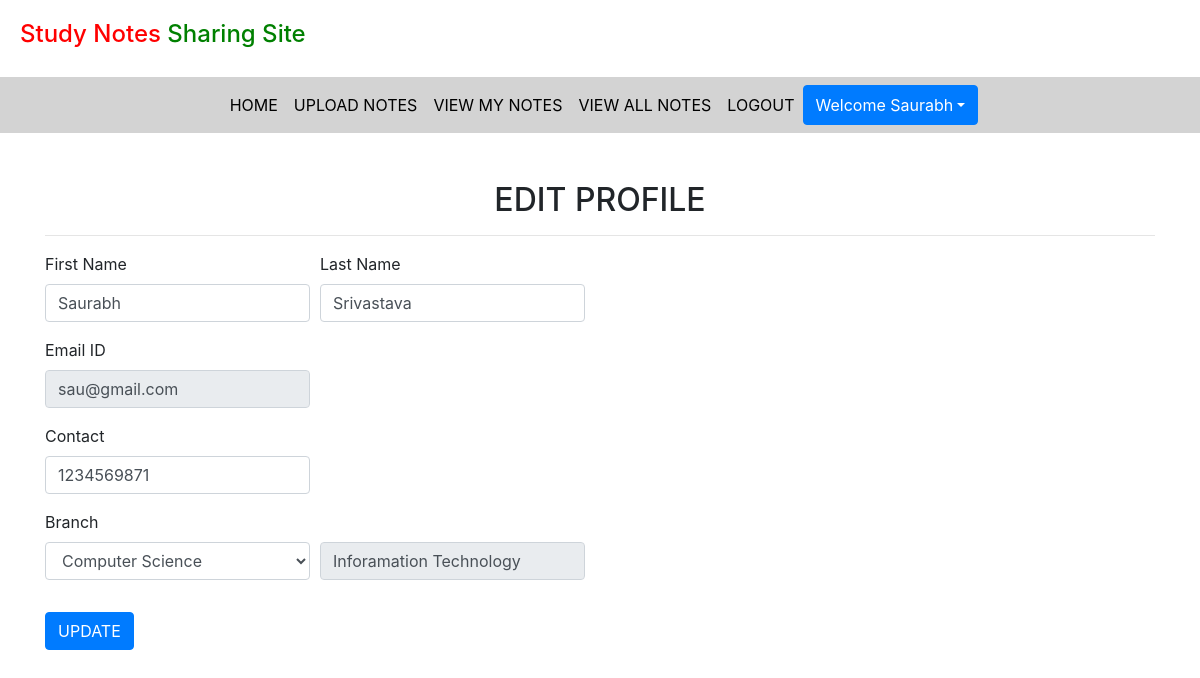
The page /edit_profile (signed in) on the database its author committed.
### notes/models.py (models this page shows, shortened)
class Signup(models.Model):
    user=models.ForeignKey(User,on_delete=models.CASCADE)
    contact=models.CharField(max_length=10)
    branch = models.CharField(max_length=30)
    role = models.CharField(max_length=15)

### notes/views.py (the view, shortened to what this page needs)
# urls.py: path('edit_profile',edit_profile,name='edit_profile'),
def edit_profile(request):
    if not request.user.is_authenticated:
        return redirect('login')
    user = User.objects.get(id=request.user.id)
    data = Signup.objects.get(user=user)
    error = False
    d = {'data': data, 'user': user, 'error': error}
    return render(request, 'edit_profile.html', d)

### notes/templates/edit_profile.html (shortened to what this page needs)
{% extends 'user_nav.html' %}
{% load static %}
{% block body %}
<div class="container mt-5">
    <h2 class="text-center">EDIT PROFILE</h2>
    <hr>
    <div class="row">
        <div class="col-sm-6">
            <form method="post">
                <div class="form-row">
                    <div class="form-group col-md-6">
                        <label>First Name</label>
                        <input type="text" class="form-control" value="{{data.user.first_name}}" name="fName">
                    </div>
                    <div class="form-group col-md-6">
                        <label>Last Name</label>
                        <input type="text" class="form-control" value="{{data.user.last_name}}" name="lName">
                    </div>
                </div>
                <div class="form-row">
                    <div class="form-group col-md-6">
                        <label>Email ID</label>
                        <input type="email" class="form-control" value="{{data.user.username}}" name="email" readonly>
                    </div>
                </div>
                <div class="form-row">
                    <div class="form-group col-md-6">
                        <label>Contact</label>
                        <input type="tel" class="form-control" value="{{data.contact}}" name="contact">
                    </div>
                </div>
                <div class="form-row">
                    <div class="form-group col-md-6">
                        <label>Branch</label>
                        <select class="form-control" name="branch">
                            <option value="Computer Science">Computer Science</option>
                        </select>
                    </div>
                    <div class="form-group col-md-6 mt-2"><br>
                        <input type="text" value="{{data.branch}}" class="form-control" readonly>
                    </div>
                </div>
                <input type="submit" value="UPDATE" class="btn btn-primary mt-3">
            </form>
        </div>
    </div>
</div>
{% endblock %}

### notes/templates/user_nav.html (shortened to what this page needs)
<!DOCTYPE html>
<html lang="en" xmlns="http://www.w3.org/1999/html">
<head>
  {% load static %}
  <link rel="stylesheet" href="https://maxcdn.bootstrapcdn.com/bootstrap/4.3.1/css/bootstrap.min.css">
  <link rel="stylesheet" href="https://use.fontawesome.com/releases/v5.6.3/css/all.css">
  <link rel="stylesheet" href="{% static 'css/mystyle.css' %}">
</head>
<body>
<h4 style="padding:20px"><span style="color:red">Study Notes </span><span style="color:green">Sharing Site</span></h4>
<nav class="navbar navbar-expand-sm justify-content-center" style = "background-color: lightgray">
<ul class="navbar-nav">
  <li class="navbar-item">
    <a class="nav-link" href="{% url 'profile' %}">HOME</a>
  </li>
  <li class="navbar-item">
    <a class="nav-link" href="{% url 'upload_notes' %}">UPLOAD NOTES</a>
  </li>
  <li class="navbar-item">
    <a class="nav-link" href="{% url 'view_mynotes' %}">VIEW MY NOTES</a>
  </li>
  <li class="navbar-item">
    <a class="nav-link" href="#">VIEW ALL NOTES</a>
  </li>
  <li class="navbar-item">
    <a class="nav-link" href="{% url 'logout' %}">LOGOUT</a>
  </li>
    <div class="btn-group">
        <button type="button" class="btn btn-primary dropdown-toggle" data-toggle="dropdown">Welcome {{request.user.first_name}}</button>
    </div>
</ul>
</nav>
</body>
</html>
{% block body %}
{% endblock %}

### notes/static/css/mystyle.css (style rules this page uses)
.nav-link { color: black }

### rows shown on the page
Signup: fName "Saurabh", lName "Srivastava", email "sau@gmail.com", contact "1234569871", branch "Inforamation Technology"

### other values the page prints
{{ request.user.first_name }} "Saurabh"
